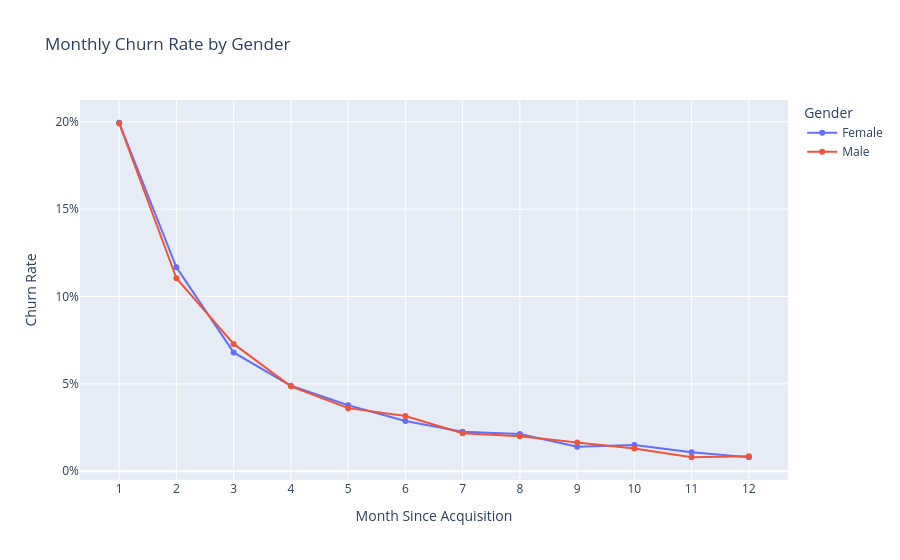

The notebook cell saved with this chart:
### Markdown cell above
Gender Retention Line Plot

### Code cell
fig = px.line(
    gender_data,
    x="month_churned",
    y="churn_rate",
    color="gender",
    markers=True,
    title="Monthly Churn Rate by Gender",
    labels={
        "month_churned": "Month Since Acquisition",
        "churn_rate": "Churn Rate",
        "gender": "Gender"
    }
)

fig.update_layout(
    yaxis_tickformat=".0%",
    xaxis=dict(dtick=1),
    hovermode="x unified"
)

fig.show()

### Figure 1 — Plotly figure (JSON) as saved in the notebook; plotly's stock layout.template omitted (floating-point values rounded to 4 significant figures)
{"data": [{"hovertemplate": "Gender=Female<br>Month Since Acquisition=%{x}<br>Churn Rate=%{y}<extra></extra>", "legendgroup": "Female", "line": {"color": "#636efa", "dash": "solid"}, "marker": {"symbol": "circle"}, "mode": "lines+markers", "name": "Female", "orientation": "v", "showlegend": true, "type": "scatter", "x": [1.0, 2.0, 3.0, 4.0, 5.0, 6.0, 7.0, 8.0, 9.0, 10.0, 11.0, 12.0], "xaxis": "x", "y": [0.1995, 0.1167, 0.06799, 0.04887, 0.03773, 0.02876, 0.02261, 0.02128, 0.01396, 0.01496, 0.0108, 0.007979], "yaxis": "y"}, {"hovertemplate": "Gender=Male<br>Month Since Acquisition=%{x}<br>Churn Rate=%{y}<extra></extra>", "legendgroup": "Male", "line": {"color": "#EF553B", "dash": "solid"}, "marker": {"symbol": "circle"}, "mode": "lines+markers", "name": "Male", "orientation": "v", "showlegend": true, "type": "scatter", "x": [1.0, 2.0, 3.0, 4.0, 5.0, 6.0, 7.0, 8.0, 9.0, 10.0, 11.0, 12.0], "xaxis": "x", "y": [0.1992, 0.1105, 0.07286, 0.04863, 0.0361, 0.03158, 0.02172, 0.02005, 0.01638, 0.01303, 0.008021, 0.008523], "yaxis": "y"}], "layout": {"hovermode": "x unified", "legend": {"title": {"text": "Gender"}, "tracegroupgap": 0}, "title": {"text": "Monthly Churn Rate by Gender"}, "xaxis": {"anchor": "y", "domain": [0, 1], "dtick": 1, "title": {"text": "Month Since Acquisition"}}, "yaxis": {"anchor": "x", "domain": [0, 1], "tickformat": ".0%", "title": {"text": "Churn Rate"}}}}
